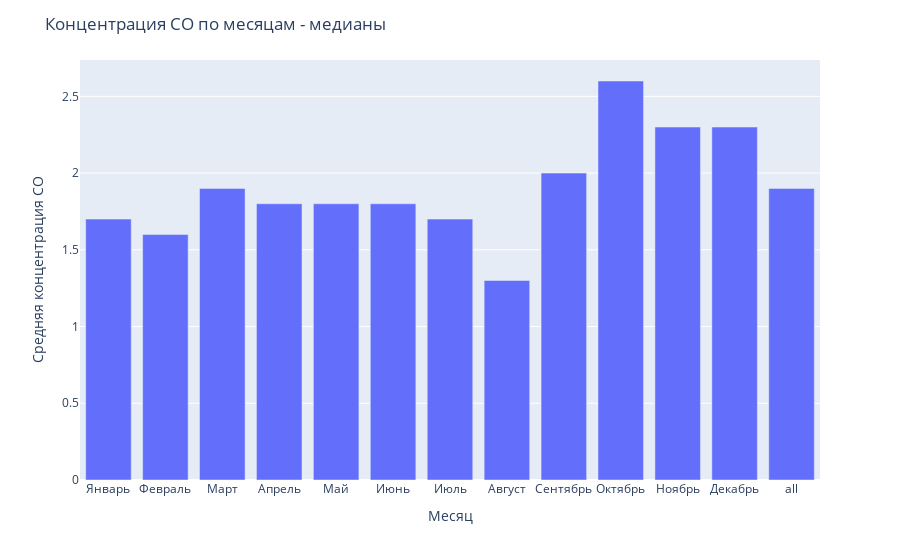

Write notebook code for a chart like this one.
### Code cell
# Медианный уровень CO по месяцам. Чтобы проверить не влияют ли выбросы
CO_by_month = pd.pivot_table(
    df,
    index=["Month_num"],
    values=["CO(GT)"],
    aggfunc='median',
    fill_value=0,
    margins=True
)

CO_by_month=CO_by_month.reset_index()
CO_by_month.columns = ["Month_num", "CO(GT)"]

fig = px.bar(CO_by_month, x=CO_by_month.index, y="CO(GT)")

fig.update_layout(
    title="Концентрация CO по месяцам - медианы",
    xaxis_title="Месяц",
    yaxis_title="Средняя концентрация CO",
    xaxis=dict(
        tickmode='array',
        tickvals=list(range(0, 13)),  # Значения меток от 0 до 13
        ticktext=['Январь', 'Февраль', 'Март', 'Апрель', 'Май', 'Июнь', 
                  'Июль', 'Август', 'Сентябрь', 'Октябрь', 'Ноябрь', 'Декабрь','all']  # Названия месяцев
    )
)

fig.show()

### Figure 1 — Plotly figure (JSON) as saved in the notebook; plotly's stock layout.template omitted (floating-point values rounded to 4 significant figures)
{"data": [{"alignmentgroup": "True", "hovertemplate": "index=%{x}<br>CO(GT)=%{y}<extra></extra>", "legendgroup": "", "marker": {"color": "#636efa", "pattern": {"shape": ""}}, "name": "", "offsetgroup": "", "orientation": "v", "showlegend": false, "textposition": "auto", "type": "bar", "x": [0, 1, 2, 3, 4, 5, 6, 7, 8, 9, 10, 11, 12], "xaxis": "x", "y": [1.7, 1.6, 1.9, 1.8, 1.8, 1.8, 1.7, 1.3, 2, 2.6, 2.3, 2.3, 1.9], "yaxis": "y"}], "layout": {"barmode": "relative", "legend": {"tracegroupgap": 0}, "margin": {"t": 60}, "title": {"text": "Концентрация CO по месяцам - медианы"}, "xaxis": {"anchor": "y", "domain": [0, 1], "tickmode": "array", "ticktext": ["Январь", "Февраль", "Март", "Апрель", "Май", "Июнь", "Июль", "Август", "Сентябрь", "Октябрь", "Ноябрь", "Декабрь", "all"], "tickvals": [0, 1, 2, 3, 4, 5, 6, 7, 8, 9, 10, 11, 12], "title": {"text": "Месяц"}}, "yaxis": {"anchor": "x", "domain": [0, 1], "title": {"text": "Средняя концентрация CO"}}}}
